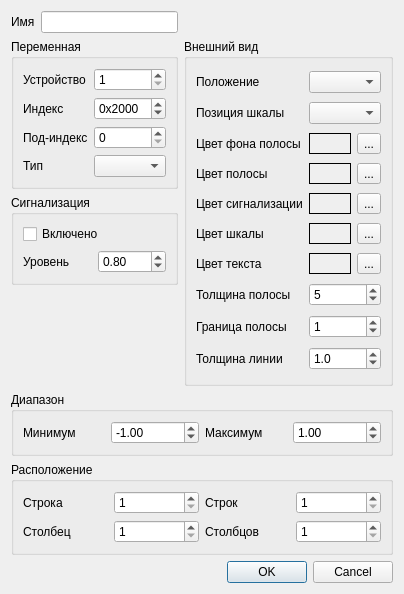
<?xml version="1.0" encoding="UTF-8"?>
<ui version="4.0">
 <class>SDOValueBarEditDlg</class>
 <widget class="QDialog" name="SDOValueBarEditDlg">
  <property name="geometry">
   <rect>
    <x>0</x>
    <y>0</y>
    <width>399</width>
    <height>594</height>
   </rect>
  </property>
  <property name="windowTitle">
   <string>Слайдер</string>
  </property>
  <layout class="QGridLayout" name="gridLayout_6">
   <item row="0" column="0">
    <layout class="QHBoxLayout" name="horizontalLayout">
     <item>
      <widget class="QLabel" name="lblName">
       <property name="text">
        <string>Имя</string>
       </property>
      </widget>
     </item>
     <item>
      <widget class="QLineEdit" name="leName">
       <property name="text">
        <string/>
       </property>
      </widget>
     </item>
    </layout>
   </item>
   <item row="0" column="1">
    <spacer name="horizontalSpacer">
     <property name="orientation">
      <enum>Qt::Horizontal</enum>
     </property>
     <property name="sizeHint" stdset="0">
      <size>
       <width>202</width>
       <height>20</height>
      </size>
     </property>
    </spacer>
   </item>
   <item row="1" column="0">
    <widget class="QGroupBox" name="gbData">
     <property name="title">
      <string>Переменная</string>
     </property>
     <layout class="QGridLayout" name="gridLayout">
      <item row="0" column="0">
       <widget class="QLabel" name="lblNodeId">
        <property name="text">
         <string>Устройство</string>
        </property>
       </widget>
      </item>
      <item row="3" column="0">
       <widget class="QLabel" name="lblType">
        <property name="text">
         <string>Тип</string>
        </property>
       </widget>
      </item>
      <item row="1" column="0">
       <widget class="QLabel" name="lblIndex">
        <property name="text">
         <string>Индекс</string>
        </property>
       </widget>
      </item>
      <item row="3" column="1">
       <widget class="QComboBox" name="cbType"/>
      </item>
      <item row="2" column="0">
       <widget class="QLabel" name="lblSubIndex">
        <property name="text">
         <string>Под-индекс</string>
        </property>
       </widget>
      </item>
      <item row="2" column="1">
       <widget class="QSpinBox" name="sbSubIndex">
        <property name="maximum">
         <number>255</number>
        </property>
       </widget>
      </item>
      <item row="0" column="1">
       <widget class="QSpinBox" name="sbNodeId">
        <property name="minimum">
         <number>1</number>
        </property>
        <property name="maximum">
         <number>127</number>
        </property>
       </widget>
      </item>
      <item row="1" column="1">
       <widget class="QSpinBox" name="sbIndex">
        <property name="prefix">
         <string>0x</string>
        </property>
        <property name="maximum">
         <number>65535</number>
        </property>
        <property name="value">
         <number>8192</number>
        </property>
        <property name="displayIntegerBase">
         <number>16</number>
        </property>
       </widget>
      </item>
     </layout>
    </widget>
   </item>
   <item row="1" column="1" rowspan="3">
    <widget class="QGroupBox" name="gbPen">
     <property name="title">
      <string>Внешний вид</string>
     </property>
     <layout class="QGridLayout" name="gridLayout_2">
      <item row="4" column="1">
       <widget class="QFrame" name="frBarAlarmColor">
        <property name="autoFillBackground">
         <bool>true</bool>
        </property>
        <property name="frameShape">
         <enum>QFrame::Panel</enum>
        </property>
       </widget>
      </item>
      <item row="3" column="2">
       <widget class="QToolButton" name="tbBarColorSel">
        <property name="text">
         <string>...</string>
        </property>
       </widget>
      </item>
      <item row="0" column="1" colspan="2">
       <widget class="QComboBox" name="cbOrientation"/>
      </item>
      <item row="5" column="0">
       <widget class="QLabel" name="lblScaleColor">
        <property name="text">
         <string>Цвет шкалы</string>
        </property>
       </widget>
      </item>
      <item row="2" column="1">
       <widget class="QFrame" name="frBarBackColor">
        <property name="autoFillBackground">
         <bool>true</bool>
        </property>
        <property name="frameShape">
         <enum>QFrame::Panel</enum>
        </property>
       </widget>
      </item>
      <item row="4" column="0">
       <widget class="QLabel" name="lblBarAlarmColor">
        <property name="text">
         <string>Цвет сигнализации</string>
        </property>
       </widget>
      </item>
      <item row="9" column="0">
       <widget class="QLabel" name="lblLineWidth">
        <property name="text">
         <string>Толщина линии</string>
        </property>
       </widget>
      </item>
      <item row="9" column="1" colspan="2">
       <widget class="QDoubleSpinBox" name="sbPenWidth">
        <property name="decimals">
         <number>1</number>
        </property>
        <property name="maximum">
         <double>100.000000000000000</double>
        </property>
        <property name="singleStep">
         <double>0.500000000000000</double>
        </property>
        <property name="value">
         <double>1.000000000000000</double>
        </property>
       </widget>
      </item>
      <item row="2" column="0">
       <widget class="QLabel" name="lblTroughColor">
        <property name="text">
         <string>Цвет фона полосы</string>
        </property>
       </widget>
      </item>
      <item row="5" column="1">
       <widget class="QFrame" name="frScaleColor">
        <property name="autoFillBackground">
         <bool>true</bool>
        </property>
        <property name="frameShape">
         <enum>QFrame::Panel</enum>
        </property>
       </widget>
      </item>
      <item row="3" column="1">
       <widget class="QFrame" name="frBarColor">
        <property name="autoFillBackground">
         <bool>true</bool>
        </property>
        <property name="frameShape">
         <enum>QFrame::Panel</enum>
        </property>
       </widget>
      </item>
      <item row="8" column="0">
       <widget class="QLabel" name="lblBorderWidth">
        <property name="text">
         <string>Граница полосы</string>
        </property>
       </widget>
      </item>
      <item row="6" column="0">
       <widget class="QLabel" name="lblTextColor">
        <property name="text">
         <string>Цвет текста</string>
        </property>
       </widget>
      </item>
      <item row="5" column="2">
       <widget class="QToolButton" name="tbScaleColorSel">
        <property name="text">
         <string>...</string>
        </property>
       </widget>
      </item>
      <item row="6" column="1">
       <widget class="QFrame" name="frTextColor">
        <property name="autoFillBackground">
         <bool>true</bool>
        </property>
        <property name="frameShape">
         <enum>QFrame::Panel</enum>
        </property>
       </widget>
      </item>
      <item row="2" column="2">
       <widget class="QToolButton" name="tbBarBackColorSel">
        <property name="text">
         <string>...</string>
        </property>
       </widget>
      </item>
      <item row="8" column="1" colspan="2">
       <widget class="QSpinBox" name="sbBorderWidth">
        <property name="maximum">
         <number>100</number>
        </property>
        <property name="value">
         <number>1</number>
        </property>
       </widget>
      </item>
      <item row="7" column="0">
       <widget class="QLabel" name="lblBarWidth">
        <property name="text">
         <string>Толщина полосы</string>
        </property>
       </widget>
      </item>
      <item row="0" column="0">
       <widget class="QLabel" name="lblOrientation">
        <property name="text">
         <string>Положение</string>
        </property>
       </widget>
      </item>
      <item row="4" column="2">
       <widget class="QToolButton" name="tbBarAlarmColorSel">
        <property name="text">
         <string>...</string>
        </property>
       </widget>
      </item>
      <item row="3" column="0">
       <widget class="QLabel" name="lblBarColor">
        <property name="text">
         <string>Цвет полосы</string>
        </property>
       </widget>
      </item>
      <item row="6" column="2">
       <widget class="QToolButton" name="tbTextColorSel">
        <property name="text">
         <string>...</string>
        </property>
       </widget>
      </item>
      <item row="7" column="1" colspan="2">
       <widget class="QSpinBox" name="sbBarWidth">
        <property name="minimum">
         <number>1</number>
        </property>
        <property name="maximum">
         <number>100</number>
        </property>
        <property name="value">
         <number>5</number>
        </property>
       </widget>
      </item>
      <item row="1" column="0">
       <widget class="QLabel" name="lblScalePos">
        <property name="text">
         <string>Позиция шкалы</string>
        </property>
       </widget>
      </item>
      <item row="1" column="1" colspan="2">
       <widget class="QComboBox" name="cbScalePos"/>
      </item>
     </layout>
    </widget>
   </item>
   <item row="2" column="0">
    <widget class="QGroupBox" name="gbAlarm">
     <property name="title">
      <string>Сигнализация</string>
     </property>
     <layout class="QGridLayout" name="gridLayout_5">
      <item row="0" column="0" colspan="2">
       <widget class="QCheckBox" name="cbAlarmEnable">
        <property name="text">
         <string>Включено</string>
        </property>
       </widget>
      </item>
      <item row="1" column="0">
       <widget class="QLabel" name="lblAlarmLevel">
        <property name="text">
         <string>Уровень</string>
        </property>
       </widget>
      </item>
      <item row="1" column="1">
       <widget class="QDoubleSpinBox" name="sbAlarmLevel">
        <property name="value">
         <double>0.800000000000000</double>
        </property>
       </widget>
      </item>
     </layout>
    </widget>
   </item>
   <item row="3" column="0">
    <spacer name="verticalSpacer">
     <property name="orientation">
      <enum>Qt::Vertical</enum>
     </property>
     <property name="sizeHint" stdset="0">
      <size>
       <width>20</width>
       <height>64</height>
      </size>
     </property>
    </spacer>
   </item>
   <item row="4" column="0" colspan="2">
    <widget class="QGroupBox" name="gbRange">
     <property name="title">
      <string>Диапазон</string>
     </property>
     <layout class="QGridLayout" name="gridLayout_4">
      <item row="0" column="0">
       <widget class="QLabel" name="lblRangeMin">
        <property name="text">
         <string>Минимум</string>
        </property>
       </widget>
      </item>
      <item row="0" column="1">
       <widget class="QDoubleSpinBox" name="sbRangeMin">
        <property name="minimum">
         <double>-4294967296.000000000000000</double>
        </property>
        <property name="maximum">
         <double>4294967296.000000000000000</double>
        </property>
        <property name="value">
         <double>-1.000000000000000</double>
        </property>
       </widget>
      </item>
      <item row="0" column="2">
       <widget class="QLabel" name="lblRangeMax">
        <property name="text">
         <string>Максимум</string>
        </property>
       </widget>
      </item>
      <item row="0" column="3">
       <widget class="QDoubleSpinBox" name="sbRangeMax">
        <property name="minimum">
         <double>-4294967296.000000000000000</double>
        </property>
        <property name="maximum">
         <double>4294967296.000000000000000</double>
        </property>
        <property name="value">
         <double>1.000000000000000</double>
        </property>
       </widget>
      </item>
     </layout>
    </widget>
   </item>
   <item row="5" column="0" colspan="2">
    <widget class="QGroupBox" name="gbPos">
     <property name="title">
      <string>Расположение</string>
     </property>
     <layout class="QGridLayout" name="gridLayout_3">
      <item row="0" column="0">
       <widget class="QLabel" name="lblPosRow">
        <property name="text">
         <string>Строка</string>
        </property>
       </widget>
      </item>
      <item row="0" column="1">
       <widget class="QSpinBox" name="sbPosRow">
        <property name="minimum">
         <number>1</number>
        </property>
       </widget>
      </item>
      <item row="0" column="2">
       <widget class="QLabel" name="lblSizeRow">
        <property name="text">
         <string>Строк</string>
        </property>
       </widget>
      </item>
      <item row="0" column="3">
       <widget class="QSpinBox" name="sbSizeRow">
        <property name="minimum">
         <number>1</number>
        </property>
       </widget>
      </item>
      <item row="1" column="0">
       <widget class="QLabel" name="lblPosCol">
        <property name="text">
         <string>Столбец</string>
        </property>
       </widget>
      </item>
      <item row="1" column="1">
       <widget class="QSpinBox" name="sbPosCol">
        <property name="minimum">
         <number>1</number>
        </property>
       </widget>
      </item>
      <item row="1" column="2">
       <widget class="QLabel" name="lblSizeCol">
        <property name="text">
         <string>Столбцов</string>
        </property>
       </widget>
      </item>
      <item row="1" column="3">
       <widget class="QSpinBox" name="sbSizeCol">
        <property name="minimum">
         <number>1</number>
        </property>
       </widget>
      </item>
     </layout>
    </widget>
   </item>
   <item row="6" column="1">
    <widget class="QDialogButtonBox" name="buttonBox">
     <property name="orientation">
      <enum>Qt::Horizontal</enum>
     </property>
     <property name="standardButtons">
      <set>QDialogButtonBox::Cancel|QDialogButtonBox::Ok</set>
     </property>
    </widget>
   </item>
  </layout>
 </widget>
 <resources/>
 <connections>
  <connection>
   <sender>buttonBox</sender>
   <signal>accepted()</signal>
   <receiver>SDOValueBarEditDlg</receiver>
   <slot>accept()</slot>
   <hints>
    <hint type="sourcelabel">
     <x>248</x>
     <y>254</y>
    </hint>
    <hint type="destinationlabel">
     <x>157</x>
     <y>274</y>
    </hint>
   </hints>
  </connection>
  <connection>
   <sender>buttonBox</sender>
   <signal>rejected()</signal>
   <receiver>SDOValueBarEditDlg</receiver>
   <slot>reject()</slot>
   <hints>
    <hint type="sourcelabel">
     <x>316</x>
     <y>260</y>
    </hint>
    <hint type="destinationlabel">
     <x>286</x>
     <y>274</y>
    </hint>
   </hints>
  </connection>
 </connections>
</ui>
